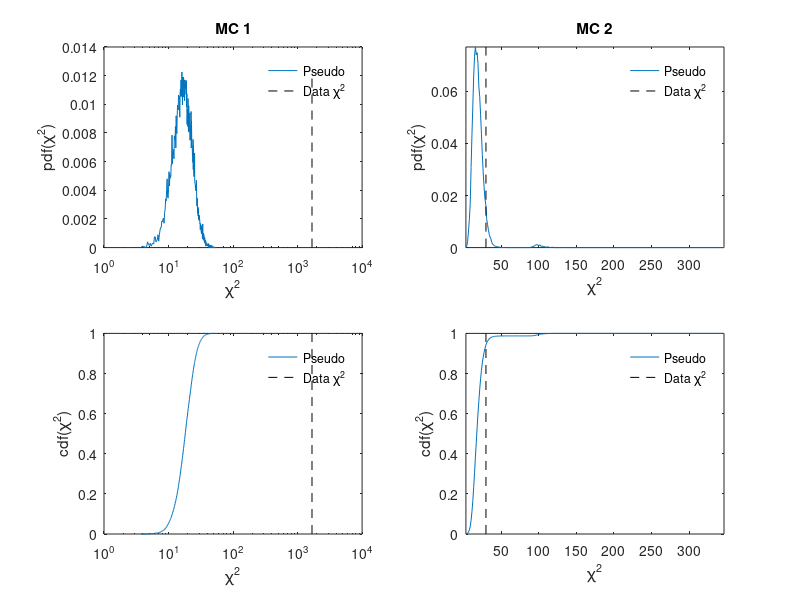

Source code (MATLAB): (Note: this script raises an error after producing the figure.)
%% Task 5
% Statistical Methods
% Home Exam, Spring 2014
%
% Mikael Mieskolainen

clear; close all;

% Read in data
fid = fopen('./data/real_mass.dat');
D = fscanf(fid, '%f %f %f', [3 inf])';
d = D(:, 3);        % Counts in the third column
fclose(fid);

% Read in data for theory 1
fid = fopen('./data/MC1_mass.dat');
T1 = fscanf(fid, '%f %f %f', [3 inf])';
t1 = T1(:, 3);      % Counts in the third column
fclose(fid);

% Read in data for theory 2
fid = fopen('./data/MC2_mass.dat');
T2 = fscanf(fid, '%f %f %f', [3 inf])';
t2 = T2(:, 3);  % Counts in the third column
fclose(fid);


%% i.)

% Number of Degrees of Freedom, here it's the number of bins
N = length(d); 

% Pearson's Chi^2 test, i.e. test theory vs. data
chi2_1 = sum((d - t1).^2 ./ (t1 + eps)); % + eps so we don't divide by 0
chi2_2 = sum((d - t2).^2 ./ (t2 + eps));

% P-value = int_x^2^inf pdf(x | chi^2), thus 1 - cdf(x | chi^2)
p_1 = 1 - chi2cdf(chi2_1, N);
p_2 = 1 - chi2cdf(chi2_2, N);

fprintf('Task 5. i.) MC1: (chi^2, P-value) = %0.1f, %0.3f, \n MC2: (chi^2, P-value) = %0.2f, %0.3f \n', ...
        chi2_1, p_1, chi2_2, p_2);

% Based on P-values, we reject MC1 only with P-value much
% less than 0.05. However, MC2 only scenario is somewhat
% compatible with the data, given that the P-value is slightly
% larger than 0.05.
% 
% However, one must remember that the significance
% level alpha = 0.05 as a cut off is somewhat arbitrary, just a convention.
% Summa summarum, MC2 fits data much better than MC1, but not extremely
% well.


%% ii.)


% Calculate pseudo-experiments

k = 20000;      % The number of pseudoexperiments
N_bins = 300;   % The number of bins in histograms


% MC1 pseudoexperiments -->

%{
chi2ps1 = zeros(k,1);
% Generate a pseudoexperiment and calculate chi^2 for each
for i = 1:k
    
    % Pseudo-experiment is now our "data"
    ps = poissrnd(t1);                  
    chi2ps1(i) = sum((ps - t1).^2 ./ (t1 + eps));
end

save('./matlabdata/T5_2_1.mat', 'chi2ps1');
%}
load('./matlabdata/T5_2_1.mat');

[n1,x1] = hist(chi2ps1, N_bins);
pdf1 = n1 / sum(n1);
cdf1 = cumsum(pdf1);

figure;
set(gcf,'visible','off');

subplot(2,2,1);
semilogx(x1, pdf1); hold on;
semilogx([chi2_1 chi2_1], [0 max(pdf1)], '--k');
xlabel('\chi^2'); ylabel('pdf(\chi^2)');
legend('Pseudo', 'Data \chi^2'); legend('boxoff');
title('MC 1');

% Cumulative plot
subplot(2,2,3);
semilogx(x1, cdf1); hold on;
semilogx([chi2_1 chi2_1], [0 1], '--k');
xlabel('\chi^2'); ylabel('cdf(\chi^2)');
legend('Pseudo', 'Data \chi^2'); legend('boxoff');


% MC2 pseudoexperiments -->

%{
chi2ps2 = zeros(k,1);
% Generate a pseudoexperiment and calculate chi^2 for each
for i = 1:k
    
    % Pseudo-experiment is now our "data"
    ps = poissrnd(t2);                  
    chi2ps2(i) = sum((ps - t2).^2 ./ (t2 + eps));
end
save('./matlabdata/T5_2_2.mat', 'chi2ps2');
%}
load('./matlabdata/T5_2_2.mat');

[n2,x2] = hist(chi2ps2, N_bins);
pdf2 = n2 / sum(n2);
cdf2 = cumsum(pdf2);

set(gcf,'visible','on');
subplot(2,2,2);
plot(x2, pdf2); hold on;
plot([chi2_2 chi2_2], [0 max(pdf2)], '--k'); axis tight;
xlabel('\chi^2'); ylabel('pdf(\chi^2)');
legend('Pseudo', 'Data \chi^2'); legend('boxoff');
title('MC 2');

% Cumulative plot
subplot(2,2,4);
plot(x2, cdf2); hold on;
plot([chi2_2 chi2_2], [0 1], '--k'); axis tight;
xlabel('\chi^2'); ylabel('cdf(\chi^2)');
legend('Pseudo', 'Data \chi^2'); legend('boxoff');


% Pseudoexperiment based P-values -->

% Find the p-values by calculating the fraction of pseudoexperiments
% giving larger chi^2 than the one in the direct comparison
% between data vs. theory
[~, ind1] = min(abs(chi2_1 - x1));
[~, ind2] = min(abs(chi2_2 - x2));
p1 = 1 - cdf1(ind1);
p2 = 1 - cdf2(ind2);

fprintf('Task 5. ii.) P-value: MC1: %0.3f, MC2: %0.3f \n', ...
        p1, p2);

% Based on P-values, we reject again MC1 with p-value much less than
% alpha = 0.05. MC2 has a P-value which is barely over 0.05.
% So quantititative results are almost the same as in i.). MC2 is the best
% model for our data, but not with a very good fit in chi2 sense.

% Results are not identical however, because by using the theoretical 
% chi^2 CDF (in i.) in a case of small event sample sizes might not
% give realistic results. The whole idea of pseudoexperiments is to see
% how (Poissonian) uncertainty in the bin counts affects our
% P-value estimates.


%% iii.)

% Find the optimal alpha by minimizing chi^2

% The range of constant a (wound by a priori / posteriori inspection)
a_range = linspace(0.05, 0.15, 100);

% Do a brute force scan
chi2_a = zeros(size(a_range));
for i = 1:length(a_range)
    a = a_range(i);
    chi2_a(i) = sum( (d - (a*t1 + (1-a)*t2)).^2 ./ (a*t1 + (1-a)*t2) );
end

% Find optimal value for a
[chi2a_min, min_ind] = min(chi2_a);
a_best = a_range(min_ind);

% P-value
P_value_direct_a = 1 - chi2cdf(chi2a_min, N);

fprintf('Task 5. iii.) Direct: a = %0.3f with (chi^2, P-value) = (%0.2f, %0.3f)\n', ...
        a_best, chi2a_min, P_value_direct_a);

% Do the same as above now with pseudoexperiments

%{
k = 50000;

chi2_a_ps = zeros(k, length(a_range));
for i = 1:k
    % Two independent backgrounds
    ps1 = poissrnd(t1);
    ps2 = poissrnd(t2);    
    
    for j = 1:length(a_range)
        a = a_range(j);
        
        % Now this pseudoexperiment is our "data"
        ps = a*ps1 + (1-a)*ps2;
        chi2_a_ps(i,j) = ...
            sum( (ps - (a*t1 + (1-a)*t2)).^2 ./ ((a*t1 + (1-a)*t2)) );
    end
end

save('./matlabdata/T5_3.mat', 'chi2_a_ps');
%}
load('./matlabdata/T5_3.mat');

P_values = zeros(length(a_range), 1);
for j = 1:length(a_range)
    
    % Now calculate pseudoexperiment based chi^2 cdf
    [n_j,x_j] = hist(chi2_a_ps(:,j), N_bins);
    pdf_j = n_j / sum(n_j);
    cdf_j = cumsum(pdf_j);
    
    % Now using the chi2 value from the _direct part_ and the generated
    % chi^2 cdf distribution above to calculate more honest P-value
    [~, ind] = min( abs(x_j - chi2_a(j) ) ); % Find the point at CDF
    P_values(j) = 1 - cdf_j(ind);
end

% Find maximum of pseudoexperiment based P-values,
% and this maximum corresponds to an optimal value of a
% under pseudoexperiments
[~, opt_ind] = max(P_values);
fprintf('Task 5. iii.) PSE: a = %0.3f with (chi^2, P-value) = (%0.2f, %0.3f) \n', ...
       a_range(opt_ind), chi2_a(opt_ind), P_values(opt_ind));

% Given the p-values of the direct method and pseudo-experimental method,
% data is not "fully" described by this optimal background combination.
% However, combination aMC1 + (1-a)MC2 describes data much better
% than the MC2 only, based on P-values.

